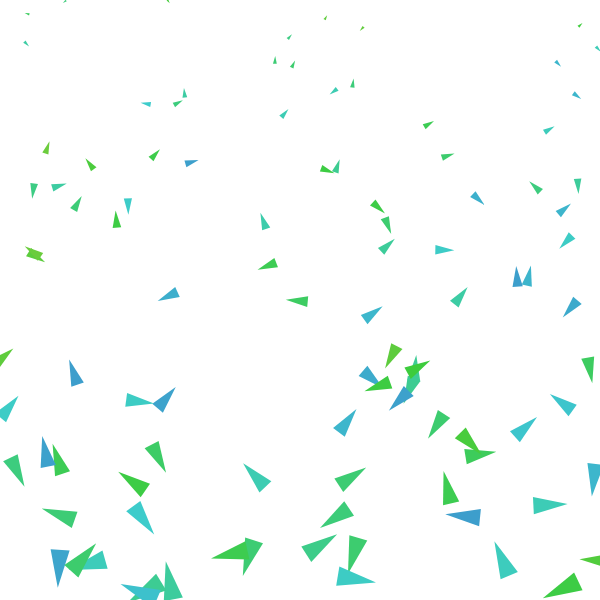
Frame 1 (no input)
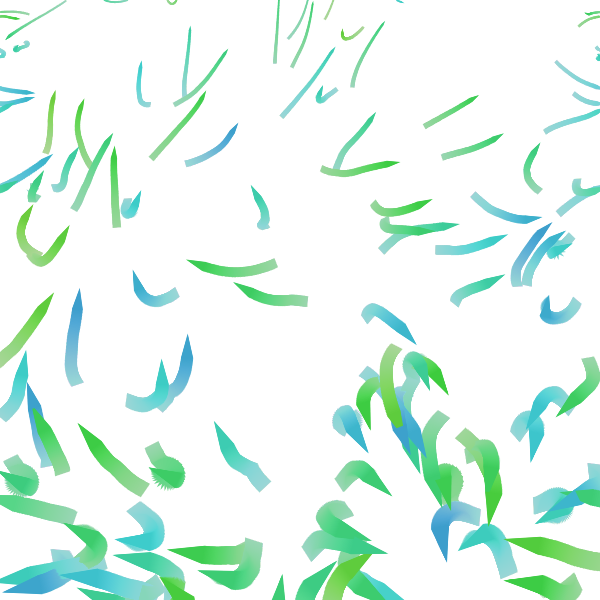
Frame 60 (no input)
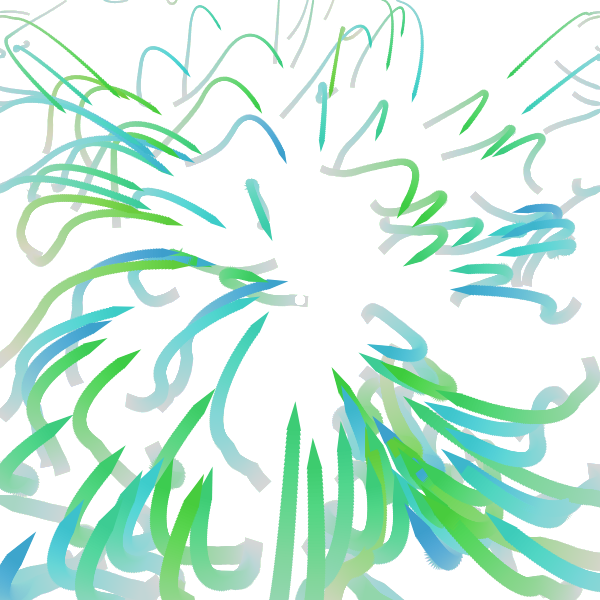
Frame 120 (the mouse pressed at the canvas centre since frame 60)

The p5.js sketch that drew these frames (run headless with seeded random() and noise() and a simulated clock; from frame 60 on, the mouse is pressed at the canvas centre):

// p5.js sketch
// ── sketch.js
let vehicles = [];
let numVehicles = 100;
let target;


function setup() {
  createCanvas(600, 600);

  colorMode(HSB);
  noStroke();
  
  target = createVector(width/4, height/2);
  for(let i = 0; i < numVehicles; i++) {
    vehicles.push(new Vehicle(random(width), random(height), target));
  }
}

function draw() {
  background(0, 0, 100, 0.01);

  target.x = mouseX; 
  target.y = mouseY;

  ellipse(target.x, target.y, 10, 10);

  for (let vehicle of vehicles) {
    vehicle.update();
    vehicle.show();
    vehicle.wrap();
  }

  // fill(0, 0, 100);
  // rect(0, 0, width, 20);
}

// ── Vehicle.js
class Vehicle {
    constructor(x, y, target) {
        // For more detailed comments on how pos, vel, acc, and addForce work
        // see the Dot example from 2-15-24.

        this.pos = createVector(x, y);
        this.vel = createVector(random(-1, 1), random(-1, 1));
        this.acc = createVector(0, 0);

        this.target = target;
        this.maxSpeed = 5;
        this.maxForce = 0.05;

        this.dim = 0 + random(5);

        this.hue = random(100, 200);
        this.saturation = 70;
        this.brightness = 80;

        this.range = 100;

        this.mass = 1;

        background(0, 0, 100);
    }

    addForce(force) {
        let forceWithMass = p5.Vector.div(force, this.mass);
        this.acc.add(forceWithMass);
    }

    seek(t, arrive) {
        // 1. Compute the desired velocity and set it to be maxSpeed
        let desired = p5.Vector.sub(t, this.pos);

        // desired.mult(-1);

        let distance = desired.mag();

        // If the caller passed in true, and we are close to the target, scale our
        // speed based on the distance.
        if (arrive && distance < 100) {
            let speed = map(distance, 0, 100, 0, this.maxSpeed);
            desired.setMag(speed);
        } else {
            desired.setMag(this.maxSpeed);
        }

        // 2. Compute the force by seeing the the change is in velocities
        // to move from the current velocity to the desired velocity and limit
        // its magnitude.
        let steer = p5.Vector.sub(desired, this.vel);
        steer.limit(this.maxForce);

        // 3. Apple this "steering" force. 
        this.addForce(steer);
    }

    wrap() {
        this.pos.x = (this.pos.x + width) % width;
        this.pos.y = (this.pos.y + height) % height;
    }

    getCloseVehicles() {
        let closeVehicles = [];
        for (let vehicle of vehicles) {
            if (vehicle !== this) {
                if (dist(vehicle.pos.x, vehicle.pos.y, this.pos.x, this.pos.y) < this.range) {
                    closeVehicles.push(vehicle);
                }
            }
        }
        return closeVehicles;
    }

    cohesion(closeVehicles) {
        if (closeVehicles.length > 0) {
            let sumPositions = createVector(0, 0);
            for (let vehicle of closeVehicles) {
                sumPositions.add(vehicle.pos);
            }
            sumPositions.div(closeVehicles.length);

            let desired = p5.Vector.sub(sumPositions, this.pos);
            desired.setMag(this.maxSpeed);
            let steeringForce = p5.Vector.sub(desired, this.vel);
            steeringForce.limit(this.maxForce);
            return steeringForce;
            
        }

        return createVector(0,0);
    }

    separation(closeVehicles) {
        let sumOfAnglesToVehicles = createVector(0, 0);
        for (let vehicle of closeVehicles) {
            let dirToVehicle = p5.Vector.sub(vehicle.pos, this.pos);
            sumOfAnglesToVehicles.add(dirToVehicle);
        }
        if (closeVehicles.length !== 0) {
            sumOfAnglesToVehicles.div(closeVehicles.length);
        }
        sumOfAnglesToVehicles.setMag(this.maxSpeed);
        sumOfAnglesToVehicles.mult(-1);
        
        // compute steering force
        let steeringForce = p5.Vector.sub(sumOfAnglesToVehicles, this.vel);
        steeringForce.limit(this.maxForce);

        return steeringForce;
    }

    alignment(closeVehicles) {
        let sumOfVelocities = createVector(0, 0);
        for (let vehicle of closeVehicles) {
            sumOfVelocities.add(vehicle.vel);
        }
        if (closeVehicles.length > 0) {
            sumOfVelocities.div(closeVehicles.length);
        }
        sumOfVelocities.setMag(this.maxSpeed);
        
        // compute steering force
        let steeringForce = p5.Vector.sub(sumOfVelocities, this.vel);
        steeringForce.limit(this.maxForce);

        return steeringForce;
    }



    update() {
        if (mouseIsPressed) {
            let mousePos = createVector(mouseX, mouseY);
            this.seek(mousePos);
        } else {
            let closeVehicles = this.getCloseVehicles();
            // What actions is this agent pursuing?
            let cohesionForce = this.cohesion(closeVehicles);
            cohesionForce.mult(1);
            this.addForce(cohesionForce);

            let separationForce = this.separation(closeVehicles);
            separationForce.mult(1);
            this.addForce(separationForce);

            let alignmentForce = this.alignment(closeVehicles);
            let n = noise(frameCount * 0.1);
            console.log(n);
            alignmentForce.mult(n);
            this.addForce(alignmentForce);
        }

        this.dim = map(this.pos.y, 0, height, 2, 20)


        // MOVEMENT
        this.vel.add(this.acc); // Apply acceleration (and thus the forces) to vel
        this.vel.limit(this.maxSpeed);
        this.pos.add(this.vel); // Apply velocity to position

        this.acc.set(0,0);
    }

    show() {
        push();

        translate(this.pos.x, this.pos.y);

        // fill(0, 0, 10, 0.08);
        // noStroke();
        // ellipse(0, 0, this.range);

        // Heading is the amount of rotation
        let angle = this.vel.heading();
        rotate(angle);

        fill(this.hue, this.saturation, this.brightness);

        // Draw a triangle
        beginShape();
        vertex(this.dim, 0);
        vertex(-this.dim, this.dim/2);
        vertex(-this.dim, -this.dim/2);
        endShape(CLOSE);

        pop();
    }
}
